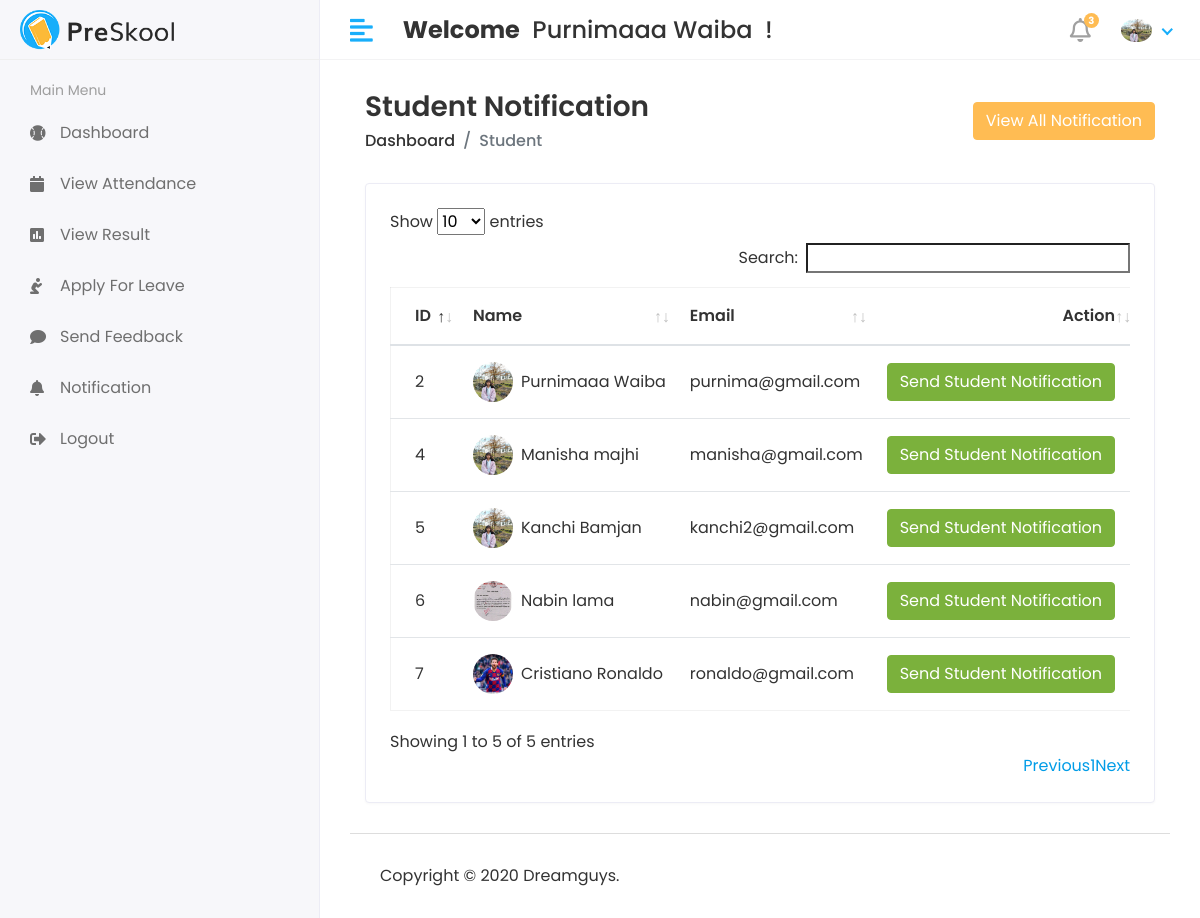
The page /Hod/Student/Send_Notification (signed in) on the database its author committed.
### app/models.py (models this page shows, shortened)
class CustomUser(AbstractUser):
    USER = (
        (1, 'HOD'),
        (2, 'STAFF'),
        (3, 'STUDENT'),
    )
    user_type = models.CharField(choices=USER, max_length=50, default=1)
    profile_pic = models.ImageField(upload_to='media/profile_pic')

class Student(models.Model):
    admin = models.OneToOneField(CustomUser, on_delete=models.CASCADE)
    address = models.TextField()
    gender = models.CharField(max_length=100)
    course_id = models.ForeignKey(Course, on_delete=models.DO_NOTHING)
    session_year_id = models.ForeignKey(
        Session_Year, on_delete=models.DO_NOTHING)
    created_at = models.DateTimeField(auto_now_add=True)
    updated_at = models.DateTimeField(auto_now=True)

### student_management_system/Hod_Views.py (the view)
@login_required(login_url='/')
def STUDENT_SEND_NOTIFICATION(request):
    student = Student.objects.all()
    notification = Student_Notification.objects.all()
    context = {
        'student': student,
        'notification': notification
    }
    return render(request, 'Hod/student_notification.html', context)

### templates/Hod/student_notification.html (shortened to what this page needs)
{% extends 'base.html'%}
{% block content %}
<div class="content container-fluid">
    <div class="page-header">
       <div class="row align-items-center">
          <div class="col">
             <h3 class="page-title">Student Notification</h3>
             <ul class="breadcrumb">
                <li class="breadcrumb-item"><a href="index.html">Dashboard</a></li>
                <li class="breadcrumb-item active">Student </li>
             </ul>
          </div>
          <div class="col-auto text-right float-right ml-auto">
            <button type="button" class="btn btn-primary" data-toggle="modal" data-target="#exampleModalCenter">
                View All Notification
          </div>
       </div>
     </div>
     <div class="row">
       <div class="col-sm-12">
          <div class="card card-table">
             <div class="card-body">
                <div class="table-responsive">
                   <table id="table_id" class="table table-hover table-center mb-0">
                      <thead>
                         <tr>
                            <th>ID</th>
                            <th>Name</th>
                            <th>Email</th>
                            <th class="text-right">Action</th>
                         </tr>
                      </thead>
                      <tbody>
                        {% for i in student %}
                         <tr>
                            <td>{{i.id}}</td>
                            <td>
                               <h2 class="table-avatar">
                                  <a href="student-details.html" class="avatar avatar-sm mr-2"><img class="avatar-img rounded-circle" src="/{{i.admin.profile_pic}}" alt="User Image"></a>
                                  <a href="student-details.html">{{i.admin.first_name}} {{i.admin.last_name}}</a>
                               </h2>
                            </td>
                            <td>{{i.admin.email}}</td>
                            <td class="text-right">
                                <button type="button" class="btn btn-success" data-toggle="modal" data-target="#send_notification_modal-{{forloop.counter}}">
                                    Send Student Notification
                                  </button>
                            </td>
                         </tr>
                         {% endfor %}
                      </tbody>
                   </table>
                </div>
             </div>
          </div>
       </div>
    </div>
 </div>
{% endblock %}

### templates/includes/header.html (shortened to what this page needs)
{% load static %}
<div class="header">
    <div class="header-left">
       <a href="index.html" class="logo">
       <img src="{% static 'assets/img/logo.png' %}" alt="Logo">
       </a>
    </div>
    <a href="javascript:void(0);" id="toggle_btn">
    <i class="fas fa-align-left"></i>
    </a>
    <div class="top-nav-search mt-3">
     <h4><strong> Welcome</strong>&nbsp; <span> {{user.first_name}} {{user.last_name}}</span> &nbsp;! </h4>
    </div>
    <ul class="nav user-menu">
       <li class="nav-item dropdown noti-dropdown">
          <a href="#" class="dropdown-toggle nav-link" data-toggle="dropdown">
          <i class="far fa-bell"></i> <span class="badge badge-pill">3</span>
          </a>
       </li>
       <li class="nav-item dropdown has-arrow">
          <a href="#" class="dropdown-toggle nav-link" data-toggle="dropdown">
          <span class="user-img"><img class="rounded-circle" src="/{{user.profile_pic}}" width="31" alt="Ryan Taylor"></span>
          </a>
       </li>
    </ul>
 </div>

### static/assets/css/style.css (style rules this page uses)
html { height: 100%; }
body { background-color: #fff; color: #333; font-family: 'Poppins', sans-serif; font-size: 1rem; height: 100%; line-height: 1.5; overflow-x: hidden; }
h1, h2, h3, h4, h5, h6 { font-family: 'Poppins', sans-serif; margin-top: 0; }
a { color: #009ce7; }
input, button, a { transition: all 0.4s ease; -moz-transition: all 0.4s ease; -o-transition: all 0.4s ease; -ms-transition: all 0.4s ease; -webkit-transition: all 0.4s ease; }
input, input:focus, button, button:focus { outline: none; }
ul, ol { padding: 0px; list-style: none; }
.table { color: #333; max-width: 100%; margin-bottom: 0; width: 100%; }
.table.dataTable { border-collapse: collapse !important; border: 1px solid rgba(0, 0, 0, 0.05); }
table.table td h2 { display: inline-block; font-size: inherit; font-weight: 400; margin: 0; padding: 0; vertical-align: middle; }
table.table td h2.table-avatar { align-items: center; display: inline-flex; font-size: inherit; font-weight: 400; margin: 0; padding: 0; vertical-align: middle; white-space: nowrap; }
table.table td h2 a { color: #333; }
.table thead tr th { font-weight: 600; }
.table tbody tr { border-bottom: 1px solid rgba(0, 0, 0, 0.05); }
.table.table-center td, .table.table-center th { vertical-align: middle; }
.card-table .card-body .table > thead > tr > th { border-top: 0; }
.card-table .card-body .table tr td:first-child, .card-table .card-body .table tr th:first-child { padding-left: 1.5rem; }
.card-table .card-body .table tr td:last-child, .card-table .card-body .table tr th:last-child { padding-right: 1.5rem; }
.card-table .table td, .card-table .table th { border-top: 1px solid #e2e5e8; padding: 1rem 0.75rem; white-space: nowrap; }
.btn-primary { background-color: #FFBC53; border: 1px solid #FFBC53; }
.btn-success { background-color: #7bb13c; border: 1px solid #7bb13c }
.card { border: 1px solid #ececf5; box-shadow: 0 1px 3px 0 rgba(0, 0, 0, 0.03); margin-bottom: 1.875rem; }
.card-body { padding: 1.5rem; }
.avatar { position: relative; display: inline-block; width: 3rem; height: 3rem }
.avatar > img { width: 100%; height: 100%; -o-object-fit: cover; object-fit: cover; }
.avatar-sm { width: 2.5rem; height: 2.5rem; }
.header { background-color: #fff; border-bottom: 1px solid #f3f3f4; left: 0; position: fixed; right: 0; top: 0; z-index: 1001; height: 60px; }
.header .header-left { float: left; height: 60px; padding: 0 20px; position: relative; width: 320px; z-index: 1; transition: all 0.2s ease-in-out; background-color: #f7f7fa; border-bottom: 1px solid #efefef; border-right: 1px solid #ececf5; display: flex; align-items: center; }
.header .header-left .logo { display: inline-block; line-height: 60px; }
.header .header-left .logo img { max-height: 40px; width: auto; }
.header .dropdown-toggle:after { display: none; }
.header .has-arrow .dropdown-toggle:after { border-top: 0; border-left: 0; border-bottom: 2px solid #18aefa; border-right: 2px solid #18aefa; content: ''; height: 8px; display: inline-block; pointer-events: none; -webkit-transform-origin: 66% 66%; -ms-transform-origin: 66% 66%; transform-origin: 66% 66%; -webkit-transform: rotate(45deg); -ms-transform: rotate(45deg); transform: rotate(45deg); -webkit-transition: all 0.15s ease-in-out; transition: all 0.15s ease-in-out; width: 8px; vertical-align: 0px; }
.user-menu { float: right; margin: 0; position: relative; z-index: 99; padding-right: 15px; }
.user-menu.nav > li > a { color: #a0a0a0; font-size: 14px; line-height: 58px; padding: 0 15px; height: 60px; }
.user-img { margin-right: 3px; position: relative; }
.top-nav-search { float: left; margin-left: 15px; }
.page-header { margin-bottom: 1.875rem; }
.page-header .breadcrumb { background-color: transparent; color: #6c757d; font-size: 1rem; font-weight: 500; margin-bottom: 0; padding: 0; }
.page-header .breadcrumb a { color: #333; }
.page-title { font-size: 28px; font-weight: 600; color: #333; margin-bottom: 5px; }
.user-menu.nav > li > a .badge { background-color: #FFBC53; display: block; font-size: 10px; font-weight: bold; height: 15px; width: 15px; position: absolute; right: 7px; top: 13px; color: #fff; padding: 3px; }
.user-menu.nav > li > a > i { font-size: 1.5rem; line-height: 60px; }
@media (min-width: 992px) { #toggle_btn { align-items: center; color: #18aefa; display: inline-flex; float: left; font-size: 26px; height: 60px; justify-content: center; margin-left: 15px; padding: 0 15px; } }

### rows shown on the page
CustomUser: first_name "Purnimaaa", last_name "Waiba", profile_pic (picture)
Student: id "2", admin.profile_pic (picture), admin.first_name "Purnimaaa", admin.last_name "Waiba", admin.email "purnima@gmail.com"
Student: id "4", admin.profile_pic (picture), admin.first_name "Manisha", admin.last_name "majhi", admin.email "manisha@gmail.com"
Student: id "5", admin.profile_pic (picture), admin.first_name "Kanchi", admin.last_name "Bamjan", admin.email "kanchi2@gmail.com"
Student: id "6", admin.profile_pic (picture), admin.first_name "Nabin", admin.last_name "lama", admin.email "nabin@gmail.com"
Student: id "7", admin.profile_pic (picture), admin.first_name "Cristiano", admin.last_name "Ronaldo", admin.email "ronaldo@gmail.com"
